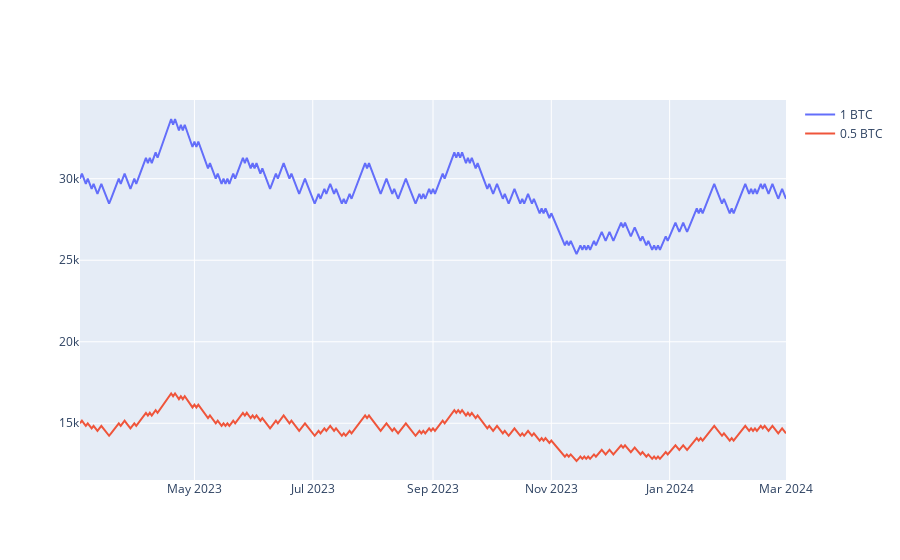

The notebook cell this image was saved under:
### Code cell
c1 = ONE(BTC)
c2 = SCALE(CONST(Decimal("0.5")),ONE(BTC))
plots({'1 BTC':value(c1),'0.5 BTC':value(c2)})

### Figure 1 — Plotly figure (JSON) as saved in the notebook; plotly's stock layout.template omitted (floating-point values rounded to 4 significant figures; data arrays with more than 128 entries replaced by an {"elided": "..."} marker saying what was removed)
{"data": [{"name": "1 BTC", "type": "scatter", "x": {"elided": "365 str values"}, "y": {"elided": "365 float values"}}, {"name": "0.5 BTC", "type": "scatter", "x": {"elided": "365 str values"}, "y": {"elided": "365 float values"}}], "layout": {}}
